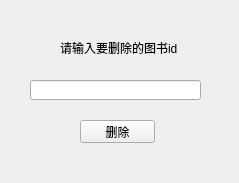
<?xml version="1.0" encoding="UTF-8"?>
<ui version="4.0">
 <class>deletebook</class>
 <widget class="QWidget" name="deletebook">
  <property name="geometry">
   <rect>
    <x>0</x>
    <y>0</y>
    <width>239</width>
    <height>183</height>
   </rect>
  </property>
  <property name="windowTitle">
   <string>Form</string>
  </property>
  <widget class="QLineEdit" name="id">
   <property name="geometry">
    <rect>
     <x>30</x>
     <y>80</y>
     <width>171</width>
     <height>20</height>
    </rect>
   </property>
  </widget>
  <widget class="QPushButton" name="pushButton">
   <property name="geometry">
    <rect>
     <x>80</x>
     <y>120</y>
     <width>75</width>
     <height>23</height>
    </rect>
   </property>
   <property name="text">
    <string>删除</string>
   </property>
  </widget>
  <widget class="QLabel" name="label">
   <property name="geometry">
    <rect>
     <x>60</x>
     <y>40</y>
     <width>131</width>
     <height>16</height>
    </rect>
   </property>
   <property name="text">
    <string>请输入要删除的图书id</string>
   </property>
  </widget>
 </widget>
 <resources/>
 <connections/>
</ui>
